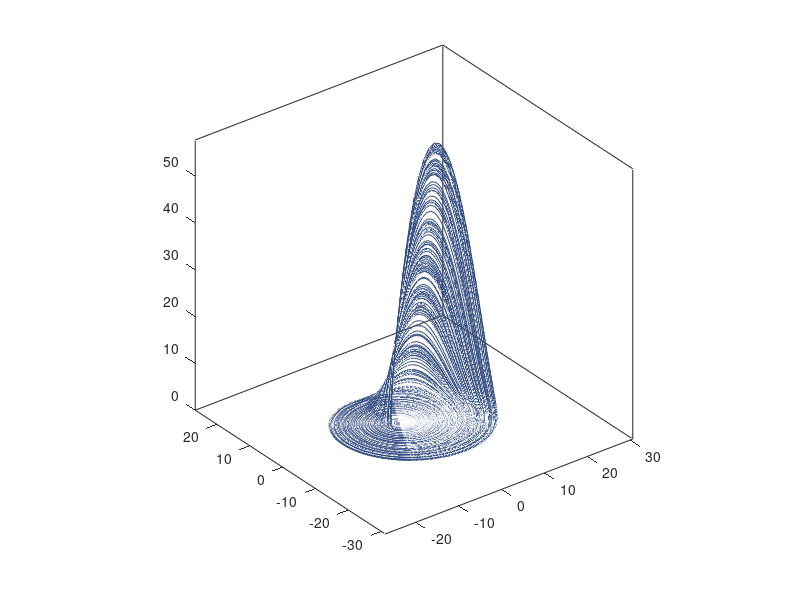
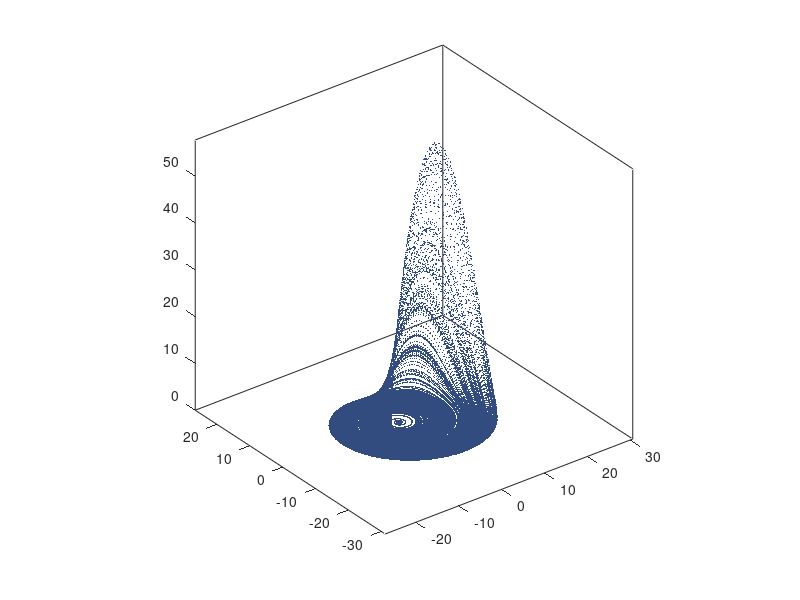

The MATLAB script that drew these images, in order:
%Rossler attractor
numPoints = 100000;
x = zeros(1,numPoints);
y = zeros(1,numPoints);
z = zeros(1,numPoints);
x(1) = 0;%0.10001;
y(1) = 0;%-0.10001;
z(1) = 0;%0.10001;
dt = 0.02;
a = 0.2;
b = 0.2;
c = 8.0;
for n = 2:numPoints
    x(n) = x(n-1)+ dt*(-y(n-1)-z(n-1));
    y(n) = y(n-1)+ dt*(x(n-1)+a*y(n-1));
    z(n) = z(n-1)+ dt*(b+z(n-1)*(x(n-1)-c));
end

% draw connecting line
line(x,y,z,'LineWidth',0.5,'Color',[0.2 0.3 0.5]);
view(3)
axis on equal
box on

% draw only the points
figure
line(x,y,z,'Marker','.'...
          ,'Markersize',1,...
          'Linestyle','none',...
          'Color',[0.2 0.3 0.5]);
view(3)
axis on equal
box on
